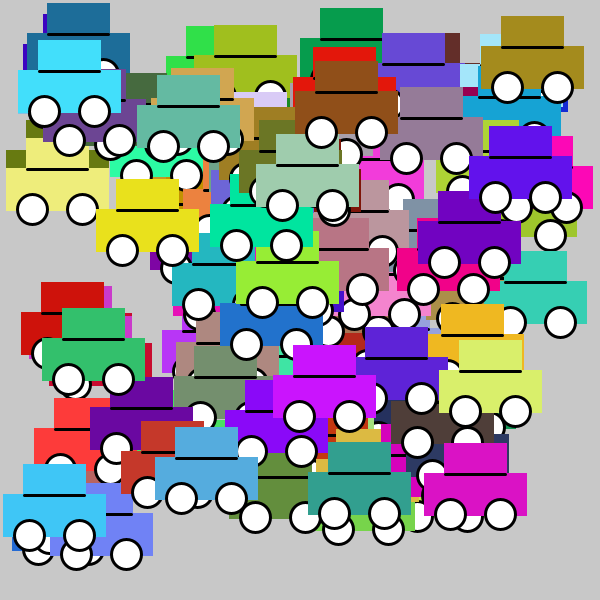
Frame 1 (no input)
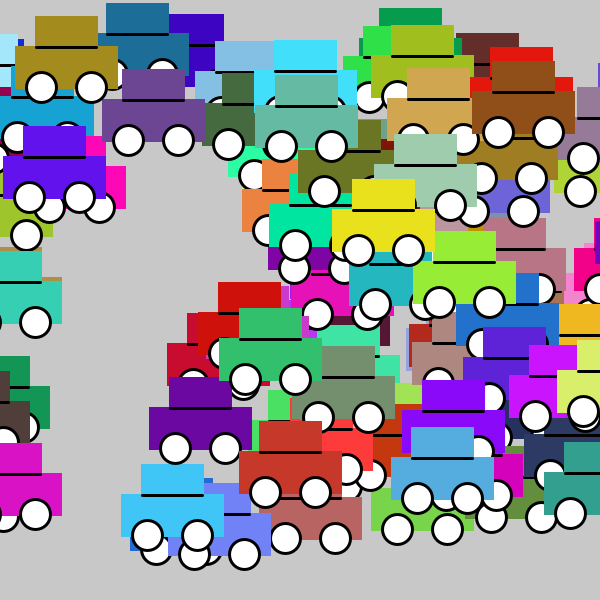
Frame 60 (the mouse pressed at the canvas centre just before this capture)
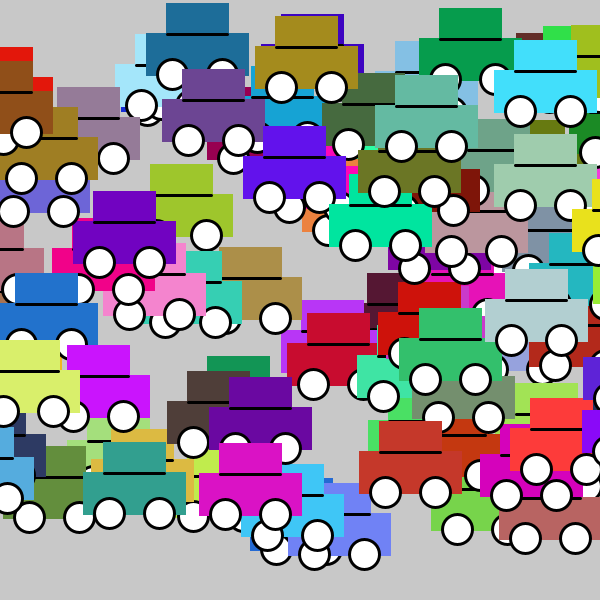
Frame 120 (the mouse held since frame 60 and released just before this capture)

The Processing sketch that drew these frames (run headless with seeded random() and noise(); from frame 60 on, the mouse is pressed at the canvas centre):

// Processing sketch: es111
// ── es111.pde
public class Car {
  private int x;
  private int y;
    
  private color c;
  
  private int spd;
  

  public Car() {
    this.x = 0;
    this.y = 30;
    this.c = color(255, 0, 0);
    this.spd = 1;
    
  }
 public void setPosition(int x, int y) {
    this.x = x;
    this.y = y;
  }
 public void setColor(color c) {
   this.c = c;
 }

public void setSpeed(int spd) {
  this.spd = spd;
}

private void move () {
        if (x>=width) {
          x = -100;
        }
        x += spd;
  }

  private void draw () {  
      stroke(c);
      fill(c);
      rect(x, y, 100, 40);
      rect(x+20, y-30, 60, 30);
      fill(0);
      stroke(0);
      strokeWeight(3);
      line(x+20, y, x+80, y);
      fill(255);
      ellipse(x+25, y+40, 30, 30);
      ellipse(x+75, y+40, 30, 30);
  }
}

private final int numberOfCars = 100;
Car[] cars = new Car[numberOfCars];

void setup() {
  size(600,600);
  for(int i=0; i<cars.length; i++) {
    cars[i] = new Car();
    cars[i].setPosition(int(random(width-100)), int(random(30, height-70)));
    color c = color(int(random(255)), int(random(255)), int(random(255)));
    cars[i].setColor(c);
    cars[i].setSpeed(int(random(1,5)));
  }
}

void draw() {
  background(200);
  for (int i=0; i<cars.length; i++) {
    cars[i].draw();
    cars[i].move();
  }
 }

 void mousePressed() {
   Car lola = new Car();
   lola.setPosition(mouseX-50,mouseY);
   color c = color(int(random(255)), int(random(255)), int(random(255)));
   lola.setColor(c);
   lola.setSpeed(int(random(1,5)));
   cars = (Car[]) append(cars, lola);
 }
